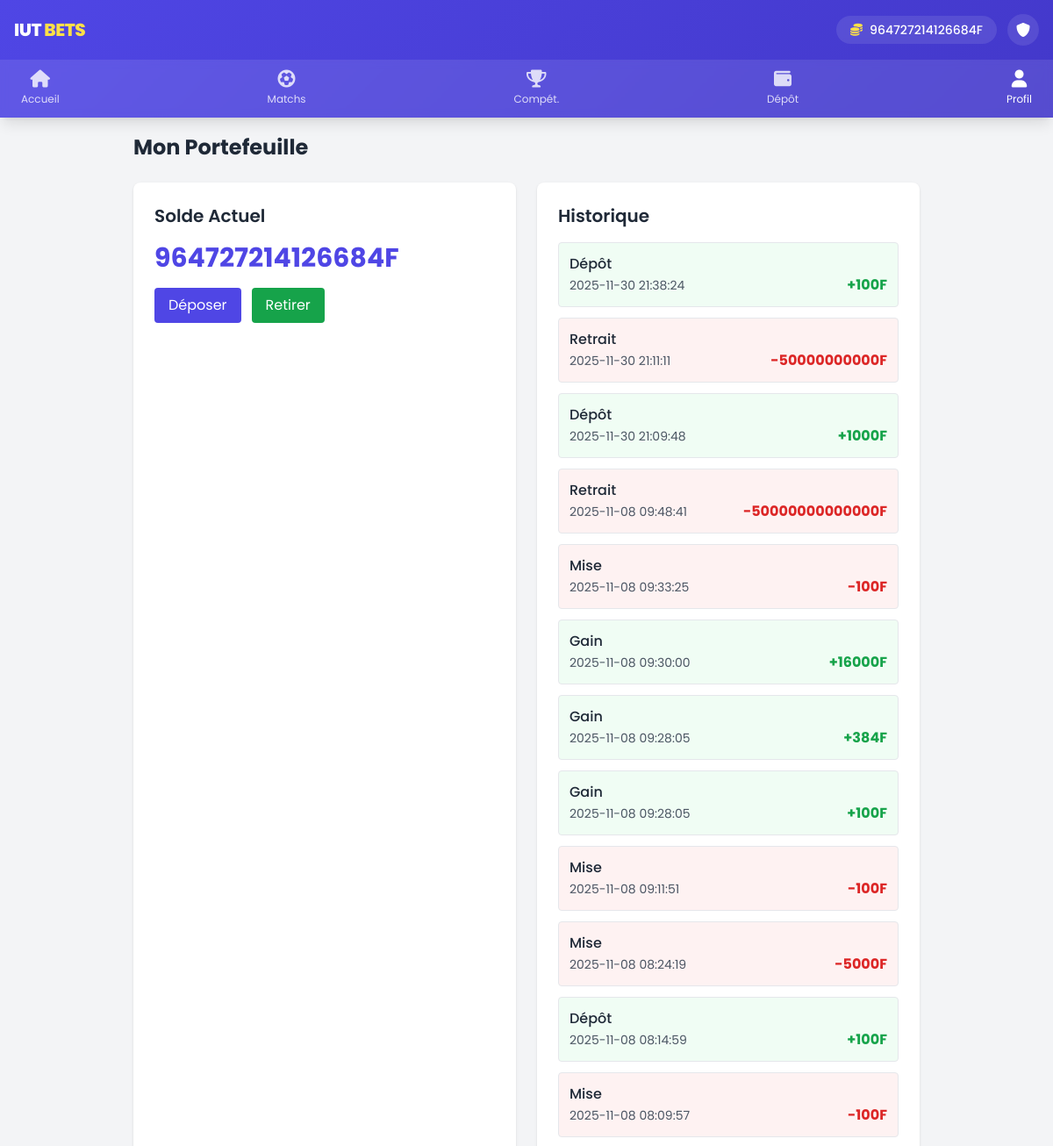
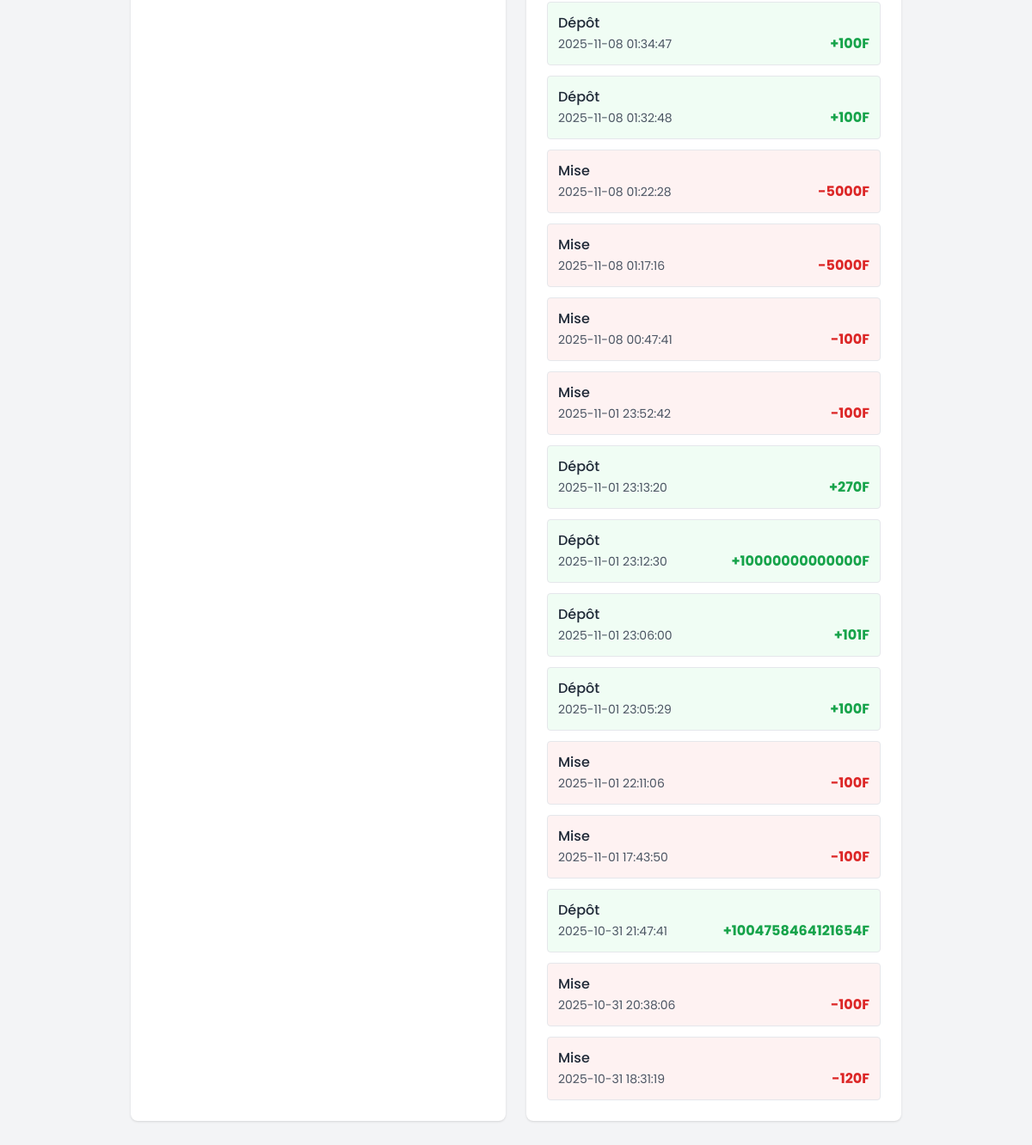
Page /wallet (signed in) on the committed database (2 pictures, top to bottom).
### tables this page shows
CREATE TABLE users (
            id INTEGER PRIMARY KEY AUTOINCREMENT,
            username TEXT UNIQUE,
            password TEXT,
            balance INTEGER DEFAULT 0,
            is_admin INTEGER DEFAULT 0
        );

CREATE TABLE transactions (
            id INTEGER PRIMARY KEY AUTOINCREMENT,
            user_id INTEGER,
            amount INTEGER,
            type TEXT,
            created_at TEXT DEFAULT CURRENT_TIMESTAMP
        );

### app.py (the view)
@app.route('/wallet')
def wallet():
    if 'user' not in session:
        return redirect(url_for('login'))
    conn = get_db()
    c = conn.cursor()
    c.execute("""
        SELECT amount, type, created_at
        FROM transactions
        WHERE user_id = ?
        ORDER BY created_at DESC
        LIMIT 50
    """, (session['user']['id'],))
    transactions = c.fetchall()
    conn.close()
    return render_template('wallet.html', transactions=transactions)

### app.py (called while the page is built, shortened)
def get_db():
    conn = sqlite3.connect(DB_PATH)
    conn.row_factory = sqlite3.Row
    return conn

def refresh_session_user():
    if 'user' in session:
        conn = get_db(); c = conn.cursor()
        c.execute("SELECT id, username, balance, is_admin FROM users WHERE id=?", (session['user']['id'],))
        u = c.fetchone(); conn.close()
        if u:
            session['user'] = dict(u)
        else:
            session.pop('user', None)

def process_finished_matches():
    conn = get_db()
    c = conn.cursor()
    c.execute("""
        SELECT b.*, m.score_a, m.score_b, m.odds_a, m.odds_x, m.odds_b
        FROM bets b
        JOIN matches m ON m.id = b.match_id
        WHERE m.status = 'finished' AND b.processed = 0
    """)
    bets = c.fetchall()
    conn.commit()
    conn.close()

@app.before_request
def before():
    refresh_session_user()
    try:
        update_match_statuses()
        process_finished_matches()  # Traiter les paris après la mise à jour des statuts
    except Exception as e:
        print("Erreur lors de la mise à jour des matchs:", e)
        pass

def update_match_statuses():
    duration_map = {
        'Football': 90,
        'Basketball': 40,
        'Rally': 180,
        'Tennis': 180,
        'Handball': 60,
        'Default': 120
    }
    now = datetime.now(timezone.utc)
    conn = get_db(); c = conn.cursor()
    c.execute("SELECT id, start_time, discipline, status FROM matches WHERE status != 'finished'")
    rows = c.fetchall()
    conn.commit(); conn.close()

### templates/wallet.html (shortened to what this page needs)
{% extends 'base_v2.html' %}
{% block content %}
<div class="p-6">
  <div class="max-w-4xl mx-auto">
    <h1 class="text-2xl font-bold mb-6">Mon Portefeuille</h1>
    <div class="grid md:grid-cols-2 gap-6">
      <div class="bg-white rounded-lg shadow p-6">
        <h2 class="text-xl font-semibold mb-4">Solde Actuel</h2>
        <div class="text-3xl font-bold text-indigo-600">{{ session.user.balance }}F</div>
        <div class="mt-4 flex gap-3">
          <a href="{{ url_for('deposit_page') }}" class="px-4 py-2 bg-indigo-600 text-white rounded hover:bg-indigo-700">
            Déposer
          </a>
          <button onclick="showWithdrawModal()" class="px-4 py-2 bg-green-600 text-white rounded hover:bg-green-700">
            Retirer
          </button>
        </div>
      </div>
      <div class="bg-white rounded-lg shadow p-6">
        <h2 class="text-xl font-semibold mb-4">Historique</h2>
        <div class="space-y-3">
          {% for tx in transactions %}
          <div class="p-3 border rounded {% if tx.amount > 0 %}bg-green-50{% else %}bg-red-50{% endif %}">
            <div class="font-medium">
              {% if tx.type == 'deposit' %}Dépôt
              {% elif tx.type == 'withdrawal' %}Retrait
              {% elif tx.type == 'bet' %}Mise
              {% elif tx.type == 'bet_win' %}Gain
              {% endif %}
            </div>
            <div class="flex justify-between items-center">
              <span class="text-gray-600 text-sm">{{ tx.created_at }}</span>
              <span class="font-bold {% if tx.amount > 0 %}text-green-600{% else %}text-red-600{% endif %}">
                {% if tx.amount > 0 %}+{% endif %}{{ tx.amount }}F
              </span>
            </div>
          </div>
          {% endfor %}
        </div>
      </div>
    </div>
  </div>
</div>
{% endblock %}

### templates/base_v2.html (shortened to what this page needs)
<!doctype html>
<html lang="fr">
<head>
  <script src="https://cdn.tailwindcss.com"></script>
  <link rel="stylesheet" href="{{ url_for('static', filename='css/style.css') }}">
  <link rel="stylesheet" href="{{ url_for('static', filename='css/mobile.css') }}">
  <link href="https://cdnjs.cloudflare.com/ajax/libs/font-awesome/6.0.0/css/all.min.css" rel="stylesheet">
</head>
<body class="bg-gray-100 text-gray-800 font-sans min-h-screen flex flex-col">
  <header class="gradient-primary text-white shadow-lg fixed top-0 left-0 right-0 z-50">
    <div class="flex items-center justify-between p-4">
      <div class="text-xl font-extrabold tracking-tight">IUT <span class="text-yellow-300">BETS</span></div>
      {% if session.get('user') %}
        <div class="flex items-center gap-3">
          <div class="px-4 py-1.5 bg-white/10 backdrop-blur-sm text-white rounded-full text-sm font-medium flex items-center gap-2">
            <i class="fas fa-coins text-yellow-300"></i>
            {{ session['user']['balance'] }}F
          </div>
          {% if session['user']['is_admin'] == 1 %}
            <a href="{{ url_for('admin') }}" class="w-9 h-9 flex items-center justify-center bg-white/10 backdrop-blur-sm rounded-full hover:bg-white/20 transition-colors">
              <i class="fas fa-shield-alt"></i>
            </a>
          {% endif %}
        </div>
      {% else %}
        <a href="{{ url_for('login') }}" class="px-4 py-1.5 bg-white/10 backdrop-blur-sm text-white rounded-full text-sm font-medium hover:bg-white/20 transition-colors">
          Connexion
        </a>
      {% endif %}
    </div>
    <nav class="flex justify-between px-6 py-3 bg-white/10 backdrop-blur-sm">
      <a href="{{ url_for('index') }}" class="nav-icon">
        <i class="fas fa-home"></i>
        <span>Accueil</span>
      </a>
      <a href="{{ url_for('matches_page') }}" class="nav-icon">
        <i class="fas fa-futbol"></i>
        <span>Matchs</span>
      </a>
      <a href="{{ url_for('competitions') }}" class="nav-icon">
        <i class="fas fa-trophy"></i>
        <span>Compét.</span>
      </a>
      <a href="{{ url_for('deposit_page') }}" class="nav-icon">
        <i class="fas fa-wallet"></i>
        <span>Dépôt</span>
      </a>
      {% if session.get('user') %}
      <a href="{{ url_for('wallet') }}" class="nav-icon">
        <i class="fas fa-user"></i>
        <span>Profil</span>
      </a>
      {% else %}
      <a href="{{ url_for('login') }}" class="nav-icon">
        <i class="fas fa-sign-in-alt"></i>
        <span>Login</span>
      </a>
      {% endif %}
    </nav>
  </header>
  <main class="flex-1 pt-32 pb-20">
    {% block content %}{% endblock %}
  </main>
</body>
</html>

### static/css/style.css (style rules this page uses)
:root { --primary: #4f46e5; --accent: #f4b400; --bg: #f5f7fa; --card: #ffffff; }
* { box-sizing: border-box; font-family: Poppins, system-ui, -apple-system, sans-serif; }
body { margin: 0; background: var(--bg); color: #1a1a1a; min-height: 100vh; }
:root { --primary: #0b61a4; --accent: #f4b400; --bg: #f5f7fa; --card: #ffffff; }
* { box-sizing:border-box;font-family:Poppins, Inter, Arial, sans-serif }
body { margin:0;background:var(--bg);color:#1a1a1a }
.shadow { box-shadow:0 8px 20px rgba(2,6,23,0.08) }
a { color:inherit }

### static/css/mobile.css (style rules this page uses)
:root { --primary: #4f46e5; --primary-dark: #4338ca; --success: #059669; --danger: #dc2626; --warning: #fbbf24; --bg: #f3f4f6; --card-bg: #ffffff; --text: #1f2937; --text-light: #6b7280; }
* { margin: 0; padding: 0; box-sizing: border-box; -webkit-tap-highlight-color: transparent; }
body { font-family: 'Poppins', system-ui, -apple-system, sans-serif; background: var(--bg); color: var(--text); min-height: 100vh; padding-bottom: 5rem; }
.nav-icon { display: flex; flex-direction: column; align-items: center; text-decoration: none; color: rgba(255,255,255,0.8); font-size: 0.75rem; transition: color 0.2s; }
.nav-icon i { font-size: 1.25rem; margin-bottom: 0.25rem; }
.gradient-primary { background: linear-gradient(135deg, var(--primary) 0%, var(--primary-dark) 100%); }

### rows in the picture
users: user.balance "964727214126684"
transactions: type "Dépôt", created_at "2025-11-30 21:38:24", amount "100"
transactions: type "Retrait", created_at "2025-11-30 21:11:11", amount "-50000000000"
transactions: type "Dépôt", created_at "2025-11-30 21:09:48", amount "1000"
transactions: type "Retrait", created_at "2025-11-08 09:48:41", amount "-50000000000000"
transactions: type "Mise", created_at "2025-11-08 09:33:25", amount "-100"
transactions: type "Gain", created_at "2025-11-08 09:30:00", amount "16000"
transactions: type "Gain", created_at "2025-11-08 09:28:05", amount "384"
transactions: type "Gain", created_at "2025-11-08 09:28:05", amount "100"
transactions: type "Mise", created_at "2025-11-08 09:11:51", amount "-100"
transactions: type "Mise", created_at "2025-11-08 08:24:19", amount "-5000"
transactions: type "Dépôt", created_at "2025-11-08 08:14:59", amount "100"
transactions: type "Mise", created_at "2025-11-08 08:09:57", amount "-100"
transactions: type "Dépôt", created_at "2025-11-08 01:34:47", amount "100"
transactions: type "Dépôt", created_at "2025-11-08 01:32:48", amount "100"
transactions: type "Mise", created_at "2025-11-08 01:22:28", amount "-5000"
transactions: type "Mise", created_at "2025-11-08 01:17:16", amount "-5000"
transactions: type "Mise", created_at "2025-11-08 00:47:41", amount "-100"
transactions: type "Mise", created_at "2025-11-01 23:52:42", amount "-100"
transactions: type "Dépôt", created_at "2025-11-01 23:13:20", amount "270"
transactions: type "Dépôt", created_at "2025-11-01 23:12:30", amount "10000000000000"
transactions: type "Dépôt", created_at "2025-11-01 23:06:00", amount "101"
transactions: type "Dépôt", created_at "2025-11-01 23:05:29", amount "100"
transactions: type "Mise", created_at "2025-11-01 22:11:06", amount "-100"
transactions: type "Mise", created_at "2025-11-01 17:43:50", amount "-100"
transactions: type "Dépôt", created_at "2025-10-31 21:47:41", amount "1004758464121654"
transactions: type "Mise", created_at "2025-10-31 20:38:06", amount "-100"
transactions: type "Mise", created_at "2025-10-31 18:31:19", amount "-120"
